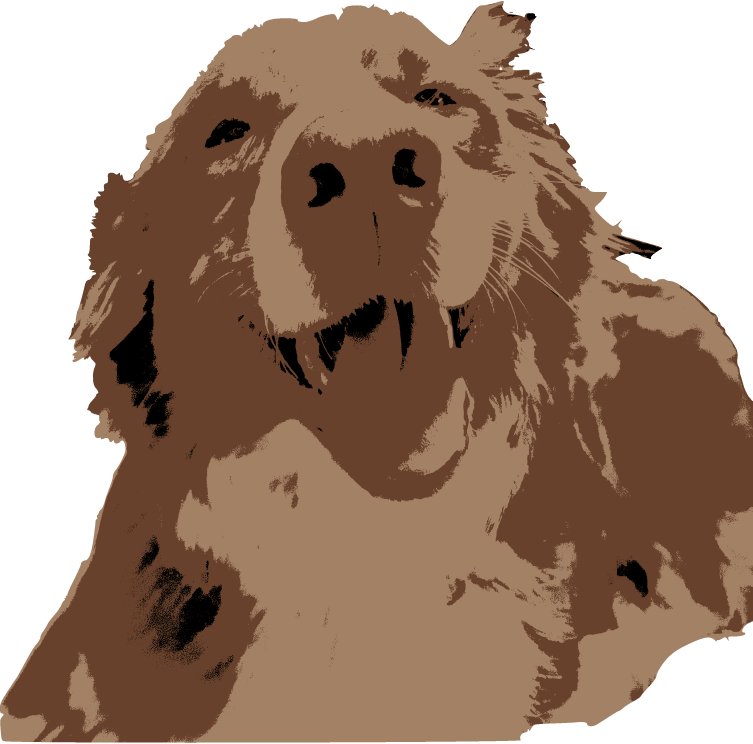
#> input picture tools/trace/examples/dobby.png, 3010 x 2975 px (shown at 1/4 size)
$ python quantize.py ../trace/examples/dobby.png out.png
#> lines starting #> are read from the running program, lines starting #| are printed output that depends on the picture; after the words box and inside, x2 and y2 are one past the last pixel; in counts of white or black regions, pixels touching at a corner belong together
#!/usr/bin/env -S uv run --script
# /// script
# requires-python = ">=3.9"
# dependencies = [
#     "numpy",
#     "opencv-python-headless",
#     "Pillow",
# ]
# ///
"""
quantize.py — Compress an image's colour space down to N flat colours.

An N-colour palette is chosen to represent the image, then every pixel is
*binned* to its nearest palette colour, producing a posterized, flat-colour
image. The whole process runs in CIELAB — a perceptually-uniform space — so the
"distance" being minimised is perceived colour difference, the way GIMP's
quantizer works (and the main reason its results look good). Two palette
algorithms are offered:

  median-cut (default) — recursively splits the Lab colour box along its
    highest-variance axis at the median, always splitting the box with the most
    total error, until N boxes remain; each box's mean colour is a palette entry.
    Working in Lab and balancing error this way spreads colours across the full
    tonal range and keeps them saturated. This is the perceptual median-cut at
    the heart of GIMP's "generate optimum palette".

  k-means (--method kmeans) — Lloyd's algorithm in Lab. L2-optimal for the
    prevalent colours, but the centres are cluster means, so on an image
    dominated by one hue they can regress toward grey and look muddy.

Two things matter as much as the algorithm:

  * Colour management. Images with an embedded ICC profile (e.g. iPhone photos
    in "Display P3 / PQ") are converted to sRGB first — otherwise the raw
    wide-gamut/HDR values quantize into muddy, washed-out midtones. Pass
    --no-color-management to skip it.

  * The background. Like GIMP quantizing a flattened canvas, transparent pixels
    are treated as a participating colour (--background, default black) when the
    palette is chosen, so the cut-out region's tone earns a palette slot — that
    is what lets dark subjects keep crisp blacks (eyes, shadows) instead of
    smearing them into the nearest brown. The saved image keeps its real alpha.
    Use --background none to choose the palette from opaque pixels only.

This is the front of the laser pipeline: quantize a photo to a handful of flat
colours here, then hand the result to `trace.py` (../trace), which turns each
flat colour into its own SVG layer.

USAGE
-----
Reduce a photo to 3 flat colours (median-cut, Lab):
    uv run quantize.py photo.png out.png --colors 3

Choose the palette from the subject only, ignoring the transparent background:
    uv run quantize.py photo.png out.png -n 3 --background none

Use k-means, and dump the chosen palette as a swatch strip:
    uv run quantize.py photo.png out.png -n 6 --method kmeans --palette-png pal.png

Then trace the flat result into a layered SVG:
    uv run ../trace/trace.py out.png out.svg --simplify 150
"""

import argparse
import io
import os
import numpy as np
import cv2
from PIL import Image, ImageCms


# ----------------------------- colour helpers ----------------------------

def rgb_to_hex(c):
    return "#%02X%02X%02X" % (int(c[0]), int(c[1]), int(c[2]))


def parse_color(s):
    """Parse a background colour: a name (black/white), or hex (`#rrggbb`)."""
    s = s.strip().lower()
    named = {"black": (0, 0, 0), "white": (255, 255, 255)}
    if s in named:
        return named[s]
    h = s.lstrip("#")
    return tuple(int(h[i:i + 2], 16) for i in (0, 2, 4))


def rgb_to_lab(rgb):
    """(M x 3) uint8 sRGB -> (M x 3) float32 CIELAB (L 0..100, a/b ~-128..127)."""
    f = np.ascontiguousarray(rgb.reshape(-1, 1, 3)).astype(np.float32) / 255.0
    return cv2.cvtColor(f, cv2.COLOR_RGB2Lab).reshape(-1, 3)


# [5 lines left out: function lab_to_rgb, not called in this run]


# --------------------------- colour management ---------------------------

def to_srgb(im):
    """Return the image as RGBA in the sRGB colour space.

    If it carries an embedded ICC profile, convert through it. This matters a
    lot: modern phone captures (e.g. Apple's "Display P3 Primaries; PQ") store
    pixels in a wide-gamut / HDR encoding whose tone curve is very different from
    sRGB. Quantizing those raw values (what you get if you ignore the profile)
    bunches everything into compressed muddy midtones — no real blacks or
    highlights — which is *not* what the image looks like in any colour-managed
    viewer (or in GIMP). Converting to sRGB first restores the true tones.

    No profile -> assume the pixels are already sRGB and return them unchanged."""
    icc = im.info.get("icc_profile")
    rgba = im.convert("RGBA")
    if not icc:
        return rgba
    try:
        src = ImageCms.ImageCmsProfile(io.BytesIO(icc))
        dst = ImageCms.createProfile("sRGB")
        rgb = ImageCms.profileToProfile(
            Image.merge("RGB", rgba.split()[:3]), src, dst,
            renderingIntent=ImageCms.Intent.PERCEPTUAL, outputMode="RGB")
        r, g, b = rgb.split()
        print("colour: '%s' -> sRGB" % ImageCms.getProfileDescription(src).strip())
        return Image.merge("RGBA", (r, g, b, rgba.split()[3]))
    except Exception as e:  # unparseable/odd profile — don't crash, just warn
        print("warning: could not apply embedded colour profile (%s); "
              "quantizing raw values" % e)
        return rgba


# ------------------------------ palette ----------------------------------

# [25 lines left out: function median_cut_lab, not called in this run]


def fit_palette(pix, n, method, sample, attempts, seed):
    """Choose N palette colours (uint8 sRGB) for the pixels `pix` (M x 3 uint8).

    If there are <= N distinct colours they are returned as-is (lossless).
    Otherwise a random sample (for speed) is quantized in CIELAB by the chosen
    method ("mediancut" or "kmeans") and the representatives are returned."""
    uniq = np.unique(pix, axis=0)
    if len(uniq) <= n:
        return uniq.astype(np.uint8)

    data = pix
    if sample and len(data) > sample:
        rng = np.random.default_rng(seed)
        data = data[rng.choice(len(data), size=sample, replace=False)]
    lab = rgb_to_lab(data)

    if method == "kmeans":
        crit = (cv2.TERM_CRITERIA_EPS + cv2.TERM_CRITERIA_MAX_ITER, 50, 0.2)
        _, _, reps = cv2.kmeans(lab.astype(np.float32), n, None, crit, attempts,
                                cv2.KMEANS_PP_CENTERS)
    else:
        reps = median_cut_lab(lab, n)
    return lab_to_rgb(reps)


def assign(pix, palette, chunk=1 << 20):
    """Bin each row of `pix` to the nearest `palette` row in the same space (here
    CIELAB, so nearest = perceptually nearest). Returns an int label array.
    Chunked, and using ||x-c||^2 = ||x||^2 - 2 x·c + ||c||^2 so no (chunk x K x 3)
    temporary is ever built."""
    pal = palette.astype(np.float32)
    pal_sq = (pal ** 2).sum(1)
    x = pix.astype(np.float32)
    out = np.empty(len(x), dtype=np.int32)
    for s in range(0, len(x), chunk):
        b = x[s:s + chunk]
        d = (b * b).sum(1)[:, None] - 2.0 * (b @ pal.T) + pal_sq[None, :]
        out[s:s + chunk] = d.argmin(1)
    return out


# [8 lines left out: function palette_swatches, not called in this run]


# ------------------------------- main ------------------------------------

def main():
    ap = argparse.ArgumentParser(
        description="Compress an image's colour space to N flat colours.")
    ap.add_argument("input")
    ap.add_argument("output", help="quantized image (PNG keeps alpha; JPG drops it)")
    ap.add_argument("-n", "--colors", type=int, default=8,
                    help="number of palette colours (default 8)")
    ap.add_argument("--method", choices=("mediancut", "kmeans"), default="mediancut",
                    help="palette algorithm: mediancut (default, GIMP-like, punchy) "
                         "or kmeans (L2-optimal for prevalence, can look muddy)")
    ap.add_argument("--background", default="black",
                    help="treat transparent pixels as this colour when choosing "
                         "the palette (name or #hex), like quantizing a flattened "
                         "canvas; 'none' = ignore transparent pixels (default black)")
    ap.add_argument("--sample", type=int, default=200_000,
                    help="max pixels used to fit the palette; 0 = use all (default 200k)")
    ap.add_argument("--attempts", type=int, default=4,
                    help="k-means restarts; best result is kept (default 4; k-means only)")
    ap.add_argument("--seed", type=int, default=0,
                    help="RNG seed for the fitting subsample (default 0)")
    ap.add_argument("--no-color-management", action="store_true",
                    help="skip the embedded-ICC -> sRGB conversion and quantize "
                         "the raw stored pixels (wide-gamut/HDR images look muddy)")
    ap.add_argument("--palette-png", default=None,
                    help="also write the chosen palette as a swatch strip")
    args = ap.parse_args()

    if args.colors < 1:
        ap.error("--colors must be >= 1")

    im = Image.open(args.input)
#> im is the input picture: PIL image 3010x2975 P; mean R, G, B, A 91.9, 66.4, 49.3, 186.7
    im = im.convert("RGBA") if args.no_color_management else to_srgb(im)
    a = np.array(im)
    H, W = a.shape[:2]
#> H = 2975; W = 3010
    alpha = a[:, :, 3]
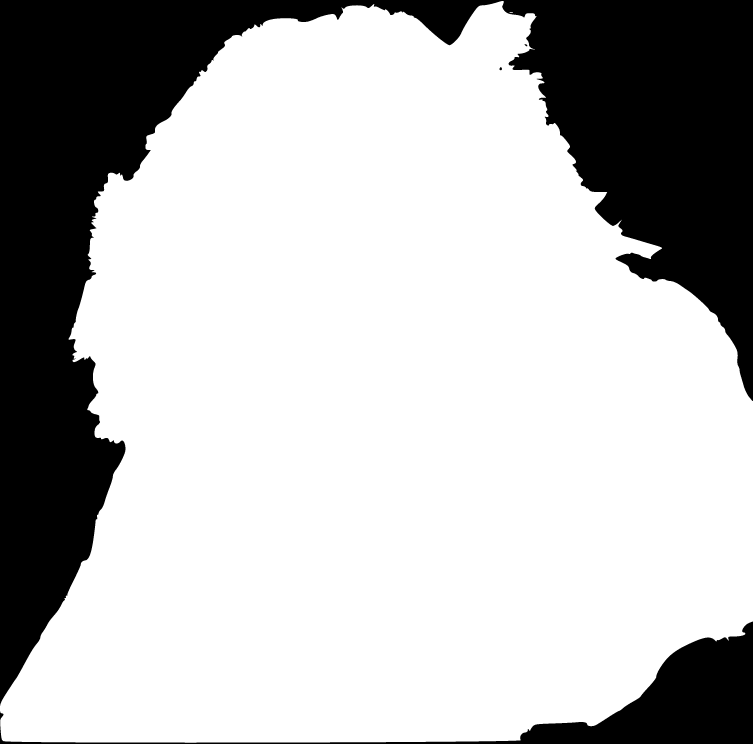
#> alpha: shape (2975, 3010) (shown at 1/4 size); 73.2% white; 4 black regions, box (x1, y1, x2, y2) and area: (0, 0, 3010, 2823) 2169774, (0, 2486, 3010, 2975) 229406, (1998, 269, 2008, 281) 93, (2098, 177, 2109, 185) 59

    # Pixels used to choose the palette. Transparent pixels either take the
    # --background colour (GIMP-style flattened-canvas quantization) or are
    # dropped entirely (--background none). Either way the saved alpha is intact.
    flat = a[:, :, :3].reshape(-1, 3).copy()
    opaque = alpha.reshape(-1) > 0
    if args.background.lower() == "none":
        fit_mask = opaque
    else:
        flat[~opaque] = np.array(parse_color(args.background), dtype=np.uint8)
        fit_mask = np.ones(len(flat), dtype=bool)

    fit_pix = flat[fit_mask]
    if len(fit_pix) == 0:
        ap.error("no pixels to quantize (image fully transparent and "
                 "--background none)")

    # fit the palette, then bin every pixel to its perceptually-nearest colour
    palette = fit_palette(fit_pix, args.colors, args.method, args.sample,
                          args.attempts, args.seed)
#> in fit_palette, `uniq = np.unique(pix, axis=0)`: uniq = [[0, 0, 0], [103, 65, 44], [163, 129, 101]]
#> palette = [[0, 0, 0], [103, 65, 44], [163, 129, 101]]
    labels = assign(rgb_to_lab(flat), rgb_to_lab(palette))
#> in assign, `pal = palette.astype(np.float32)`: pal = [[0, 0, 0], [31.34, 13.97, 19.48], [56.5, 9, 20.36]]
#> in assign, `pal_sq = (pal ** 2).sum(1)`: pal_sq = [0, 1557.1, 3687.8]
#> the loop in assign, `for s in range(0, len(x), chunk):` made 9 passes
#> s on passes 2 to 9: 1048576, 2097152, 3145728, 4194304, 5242880, 6291456, 7340032, 8388608

    counts = np.bincount(labels[fit_mask], minlength=len(palette))
#> counts = [2633085, 3451620, 2870045]
    total = counts.sum()
#> total = 8954750
    print("palette (%d colours, %s):" % (len(palette), args.method))
#| palette (3 colours, mediancut):
    for idx in np.argsort(-counts):
        print("  %-9s %6.2f%%" % (rgb_to_hex(palette[idx]),
                                  100.0 * counts[idx] / total))
#> this loop made 3 passes
#> idx on pass 3: 0
#|   #67412C    38.55%
#|   #A38165    32.05%
#|   #000000    29.40%

    # rebuild the image from the palette, preserving the original alpha
    out = a.copy()
    out[:, :, :3] = palette[labels].reshape(H, W, 3)
    out[:, :, 3] = alpha
    result = Image.fromarray(out, "RGBA")

    ext = os.path.splitext(args.output)[1].lower()
    if ext in (".jpg", ".jpeg", ".bmp"):
        result = result.convert("RGB")  # formats without alpha

    out_dir = os.path.dirname(os.path.abspath(args.output))
    os.makedirs(out_dir, exist_ok=True)
    result.save(args.output)
    print("wrote %s  (%dx%d, %d colours, %d KB)"
          % (args.output, W, H, len(palette),
             os.path.getsize(args.output) // 1024))
#| wrote out.png  (3010x2975, 3 colours, 296 KB)

    if args.palette_png:
        strip = palette_swatches(palette, counts)
        Image.fromarray(strip, "RGB").save(args.palette_png)
        print("wrote %s  (palette swatches)" % args.palette_png)


if __name__ == "__main__":
    main()
